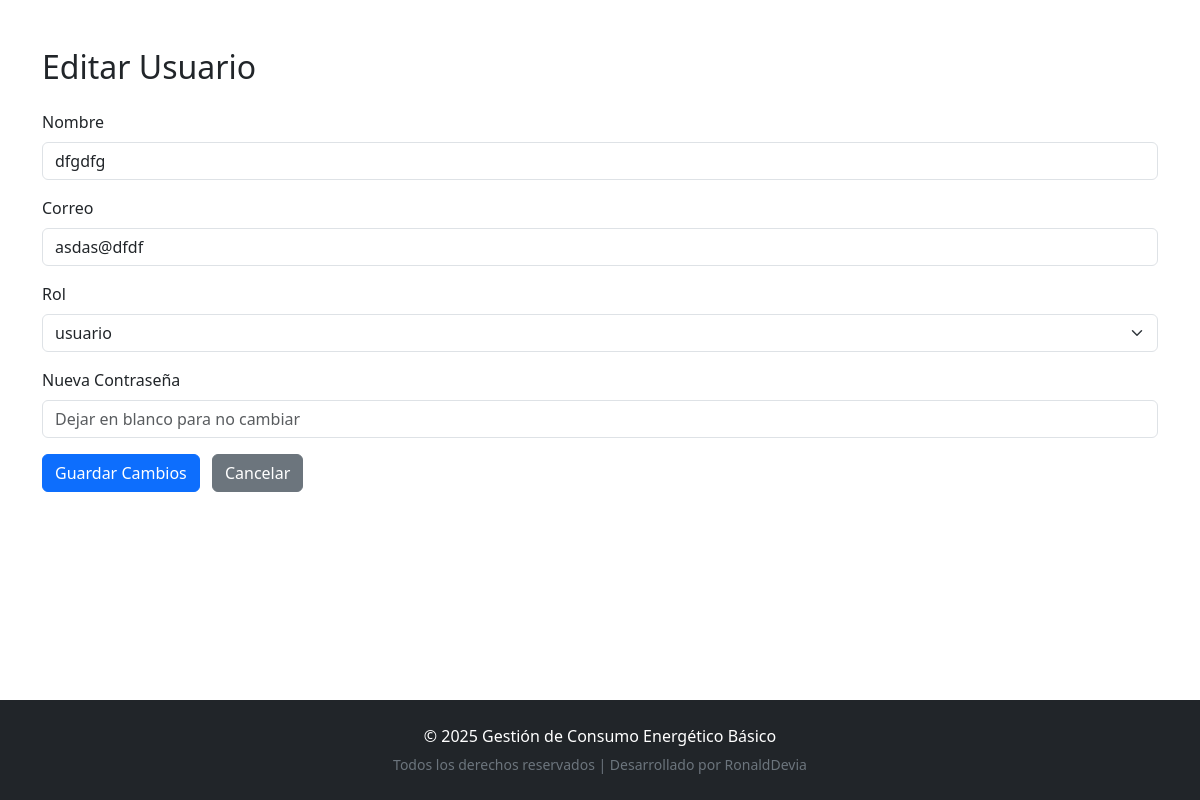
The page /editarUsuario/3 (signed in) on the database its author committed.
### app.py (models this page shows, shortened)
class Usuarios(db.Model):
    id = db.Column(db.Integer, primary_key=True)
    nombre = db.Column(db.String(100), nullable=False)
    correo = db.Column(db.String(120), unique=True, nullable=False)
    password = db.Column(db.String(100), nullable=False)
    Roles_id = db.Column(db.Integer, db.ForeignKey('roles.id'), nullable=False)

class Roles(db.Model):
    id = db.Column(db.Integer, primary_key=True)
    nombre = db.Column(db.String(50), unique=True, nullable=False)
    descripcion = db.Column(db.String(120))
    Usuarios = db.relationship('Usuarios', backref='Roles', lazy=True)

### app.py (the view, shortened to what this page needs)
@app.route('/editarUsuario/<int:usuario_id>', methods=['GET', 'POST'])
def editarUsuario(usuario_id):
    usuario_sesion_id = session.get('usuario_id')
    usuario_sesion = Usuarios.query.get(usuario_sesion_id)
    if not usuario_sesion_id:
        return redirect(url_for('login'))
    if usuario_sesion.Roles.nombre != 'admin':
        return redirect(url_for('homeUser'))
    usuario = Usuarios.query.get(usuario_id)
    if not usuario:
        return "Usuario no encontrado", 404
    return render_template('Admin/editarUsuario.html', usuario=usuario,roles=Roles.query.all())

### Templates/Admin/editarUsuario.html (shortened to what this page needs)
{% extends 'base.html' %}
{% block content %}
<div class="container mt-5">
    <h2 class="mb-4">Editar Usuario</h2>
    <form method="POST" action="{{ url_for('editarUsuario',  usuario_id=usuario.id) }}">
        <div class="mb-3">
            <label for="nombre" class="form-label">Nombre</label>
            <input type="text" class="form-control" id="nombre" name="nombre" value="{{ usuario.nombre }}" required>
        </div>
        <div class="mb-3">
            <label for="correo" class="form-label">Correo</label>
            <input type="email" class="form-control" id="correo" name="correo" value="{{ usuario.correo }}" required>
        </div>
        <div class="mb-3">
            <label for="rol" class="form-label">Rol</label>
            <select class="form-select" id="rol" name="rol" required>
                {% for rol in roles %}
                <option value="{{ rol.id }}" {% if usuario.Roles_id == rol.id %}selected{% endif %}>{{ rol.nombre }}</option>
                {% endfor %}
            </select>
        </div>
        <div class="mb-3">
            <label for="password" class="form-label">Nueva Contraseña</label>
            <input type="password" class="form-control" id="password" name="password" placeholder="Dejar en blanco para no cambiar">
        </div>
        <button type="submit" class="btn btn-primary">Guardar Cambios</button>
        <a href="{{ url_for('registros') }}" class="btn btn-secondary ms-2">Cancelar</a>
    </form>
</div>
{% endblock %}

### rows shown on the page
Usuarios: nombre "dfgdfg", correo "asdas@dfdf", rol "usuario"
